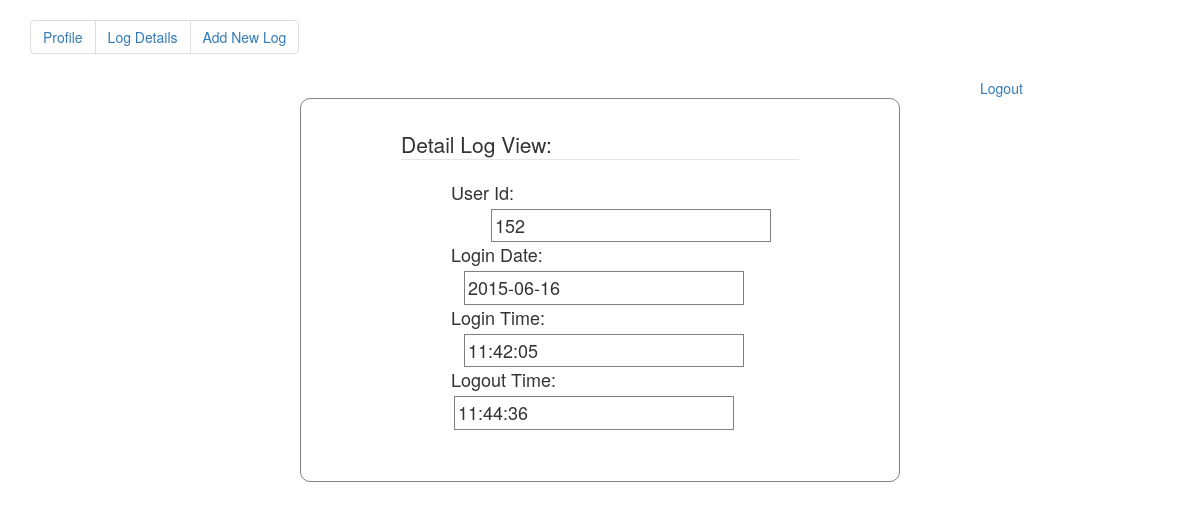
Screenshot of /task/profilelogdetails.php?record_id=152 (signed in) with the database file from the repository.
### tables this page shows
CREATE TABLE IF NOT EXISTS `logintime` (
  `sno` int(11) NOT NULL AUTO_INCREMENT,
  `id` int(11) DEFAULT NULL,
  `logindate` date DEFAULT NULL,
  `logintime` time DEFAULT NULL,
  `logouttime` time DEFAULT NULL,
  PRIMARY KEY (`sno`)
);

### task/profilelogdetails.php (the view, shortened to what this page needs)
<?php
	if($_SESSION['user_id'] != ''){
		if($_GET['record_id'] != ''){
			$record_id = $_GET['record_id'];
		}else{
			$record_id = $_COOKIE['record_id'];
		}
		$result = mysql_query("SELECT * FROM `logintime` WHERE sno = '$record_id'");
		$r = mysql_fetch_assoc($result);
?>
<!DOCTYPE html>
<html>
	<head>
	  <link rel="stylesheet" href="http://maxcdn.bootstrapcdn.com/bootstrap/3.3.4/css/bootstrap.min.css">
	</head>
	<body>
		<div class="container">
		  <ul class="pagination">
			<li><a href="welcome.php"> Profile </a></li>
			<li><a href="logdetails.php">Log Details</a></li>
			<li><a href="addlog.php"> Add New Log</a></li>
		  </ul>
		  <a href="logout.php" style="margin-left:950px"> Logout </a>
		</div>
		<div class="outside">
			<fieldset class="view">
				<legend> Detail Log View: </legend>
				<div class="field" >
					User Id: <input type='text' class="txt" name='' value="<?php echo  $record_id;   ?>" readonly style="margin-left:40px;">
				</div>
				<div class="field">
					Login Date: <input type='text' class="txt" name='' value="<?php echo  $r['logindate']; ?>" readonly style="margin-left:13px;">
				</div>
				<div class="field">
					Login Time: <input type='text' class="txt" name='' value="<?php echo $r["logintime"]; ?> " readonly style="margin-left:13px;">
				</div>
				<div class="field">
					Logout Time: <input type='text' class="txt" name='' value="<?php echo  $r["logouttime"];  ?>" readonly style="margin-left:3px;">
				</div>
				<br><br>
			</fieldset>
		</div>
	</body>
</html>
<?php
	}else{
		header('Location:login.php');
	}
?>

### task/profilelogdetails.php (style rules this page uses)
.view { margin-left:100px;margin-right:100px;margin-top: 30px;font-size:18px; }
.outside { border:1px solid gray;margin-left:300px;margin-right:300px;border-radius:10px; }
.field { margin-left:50px; }
.txt { padding:3px;border:1px solid gray;margin-top:3px;width:280px; }

### rows the page displays
logintime: logindate "2015-06-16", logintime "11:42:05", logouttime "11:44:36"
